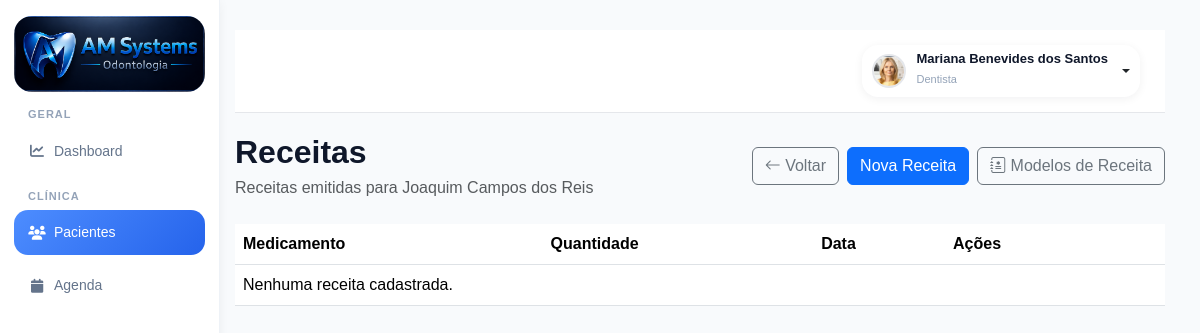
Before: /pacientes/17/receitas/ (signed in) with the older database file.
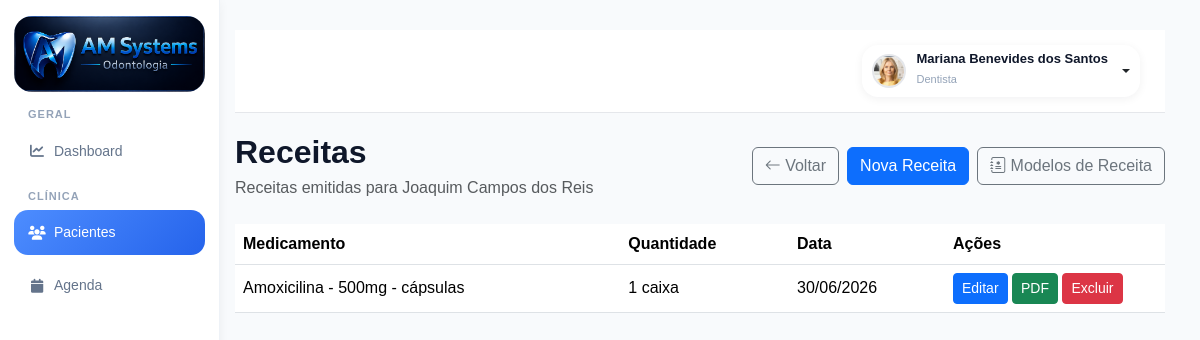
After: the same page with the newer database file.
### accounts/models.py (models this page shows, shortened)
class Receita(models.Model):
    paciente = models.ForeignKey(
        Paciente,
        on_delete=models.CASCADE,
        related_name='receitas'
    )
    medicamento = models.CharField(
        max_length=300
    )
    titulo = models.CharField(
        max_length=200,
        default='Receituário'
    )
    quantidade = models.CharField(
        max_length=100
    )
    posologia = models.TextField()
    observacoes = models.TextField(
        blank=True,
        null=True
    )
    TIPO_RECEITA = (
        ('simples', 'Receituário Simples'),
        ('controle', 'Receita de Controle Especial'),
    )
    tipo_receita = models.CharField(
        max_length=20,
        choices=TIPO_RECEITA,
        default='simples'
    )
    status = models.CharField(
        max_length=20,
        default='ativo'
    )
    criado_em = models.DateTimeField(
        auto_now_add=True
    )
    class Meta:
        ordering = ['-criado_em']

### accounts/permissions.py (the view)
        def wrapper(request, *args, **kwargs):
            if not request.user.is_authenticated:
                return redirect('login')
            if not hasattr(request.user, 'perfil'):
                messages.error(
                    request,
                    'Usuário sem perfil definido.'
                )
                return redirect('dashboard')
            if request.user.perfil.tipo_usuario not in perfis:
                messages.error(
                    request,
                    'Você não possui permissão para acessar esta área.'
                )
                return redirect('dashboard')
            return view_func(
                request,
                *args,
                **kwargs
            )

### accounts/permissions.py (called while the page is built)
def perfil_required(*perfis):
    def decorator(view_func):
        def wrapper(request, *args, **kwargs):
            if not request.user.is_authenticated:
                return redirect('login')
            if not hasattr(request.user, 'perfil'):
                messages.error(
                    request,
                    'Usuário sem perfil definido.'
                )
                return redirect('dashboard')
            if request.user.perfil.tipo_usuario not in perfis:
                messages.error(
                    request,
                    'Você não possui permissão para acessar esta área.'
                )
                return redirect('dashboard')
            return view_func(
                request,
                *args,
                **kwargs
            )
        return wrapper
    return decorator

### accounts/templates/accounts/receitas.html
{% extends 'accounts/base.html' %}
{% block content %}
<div class="mb-4">
    <div class="d-flex justify-content-between align-items-center">
        <div>
            <h2 class="fw-bold mb-1">
                Receitas
            </h2>
            <p class="text-muted mb-0">
                Receitas emitidas para {{ paciente.nome }}
            </p>
        </div>
        <div class="d-flex gap-2">
            <a
                href="{% url 'perfil_paciente' paciente.id %}"
                class="btn btn-outline-secondary"
            >
                <i class="bi bi-arrow-left"></i>
                Voltar
            </a>
            <a
                href="{% url 'nova_receita' paciente.id %}"
                class="btn btn-primary"
            >
                Nova Receita
            </a>
            <a
                href="{% url 'modelos_receita' %}"
                class="btn btn-outline-secondary"
            >
                <i class="bi bi-journal-medical"></i>
                Modelos de Receita
            </a>
        </div>
    </div>
</div>
<table class="table">
    <thead>
        <tr>
            <th>Medicamento</th>
            <th>Quantidade</th>
            <th>Data</th>
            <th width="220">Ações</th>
        </tr>
    </thead>
    <tbody>
        {% for receita in receitas %}
        <tr>
            <td>{{ receita.medicamento }}</td>
            <td>{{ receita.quantidade }}</td>
            <td>{{ receita.criado_em|date:"d/m/Y" }}</td>
            <td>
                <a
                    href="{% url 'editar_receita' receita.id %}"
                    target="_blank"
                    class="btn btn-sm btn-primary"
                >
                    Editar
                </a>
                <a
                    href="{% url 'imprimir_receita' receita.id %}"
                    target="_blank"
                    class="btn btn-sm btn-success"
                >
                    PDF
                </a>
                <a
                    href="{% url 'excluir_receita' receita.id %}"
                    class="btn btn-sm btn-danger"
                >
                    Excluir
                </a>
            </td>
        </tr>
        {% empty %}
        <tr>
            <td colspan="4">
                Nenhuma receita cadastrada.
            </td>
        </tr>
        {% endfor %}
    </tbody>
</table>
{% endblock %}

Changed rows visible on the page:
added Receita: medicamento "Amoxicilina - 500mg - cápsulas", quantidade "1 caixa", criado_em "30/06/2026"
Other visible differences:
text no longer shown: "Nenhuma receita cadastrada."
